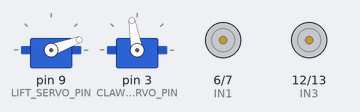
The sketch below on a simulated Arduino Uno, built with avr-gcc and run on an emulated ATmega328P. Shown: 2 × servo, motor-driver pin pairs drawn as motors (green arrow = first pin HIGH = forward, orange = second pin HIGH = backward, longer = more drive, scaled by the enable pin). What the sketch prints to the serial monitor is not drawn. At 14.5 s the program stops and its outputs stay as they are.

Above: at 0.1 s.
At 2.1 s:
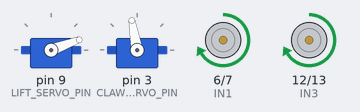
At 4.1 s:
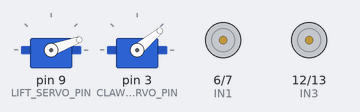
At 4.9 s:
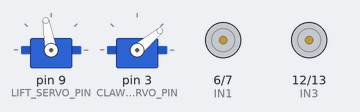
At 5.9 s:
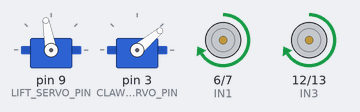
At 13.6 s:
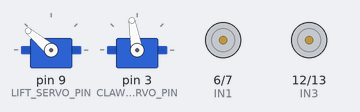
Timing chart, 0 to 15.1 s (numbered marks = the images above):
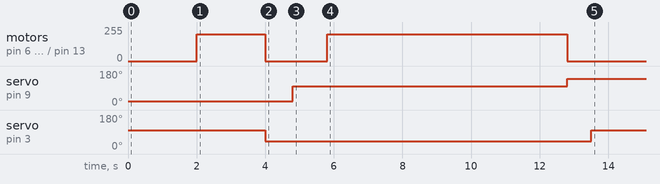

Measured:
- by itself, servo on pin 9 (LIFT_SERVO_PIN): 20° → 100° at 4.8 s, → 140° 8.0 s later
- by itself, servo on pin 3 (CLAW_SERVO_PIN): 100° → 40° at 4.0 s, → 100° 9.5 s later
- by itself, motor on pin 6 (IN1) / pin 7 (IN2), motor on pin 12 (IN3) / pin 13 (IN4): stopped → forward 200/255 at 2.0 s, → stopped 2.0 s later, → forward 200/255 1.8 s later, → stopped 7.0 s later

The sketch:

REMY.ino
```cpp
#include <Servo.h>

// ----- Motor pins (L298N) -----
const int IN1 = 6;
const int IN2 = 7;
const int IN3 = 12;
const int IN4 = 13;
const int ENA = 5;
const int ENB = 11;

// ----- Servo pins -----
const int LIFT_SERVO_PIN = 9;  // arm up/down
const int CLAW_SERVO_PIN = 3;  // grab/release

// ----- Distance timing (YOU MUST TUNE THESE) -----
const unsigned long TIME_1FT = 2000;   // ms to move 1 ft (adjust after testing)
const unsigned long TIME_6FT = 7000;   // ms to move 6 ft (adjust after testing)

// ----- Motor speed -----
const int DRIVE_SPEED = 200;   // 0–255

// ----- Servo objects -----
Servo liftServo;
Servo clawServo;

// ----- Servo angles (tune to match your arm) -----
const int LIFT_DOWN_ANGLE  = 20;   // arm lowest position
const int LIFT_UP_ANGLE    = 100;  // carry position
const int LIFT_DUMP_ANGLE  = 140;  // dump position (optional)

const int CLAW_OPEN_ANGLE   = 100; // open to pick/drop balls
const int CLAW_CLOSED_ANGLE = 40;  // closed to hold balls

// ---------- Motor helper functions ----------
void setMotors(int leftSpeed, int rightSpeed) {
  // leftSpeed, rightSpeed: -255..255 (negative = reverse)

  // Left motor (A): IN1, IN2, ENA
  if (leftSpeed > 0) {
    digitalWrite(IN1, HIGH);
    digitalWrite(IN2, LOW);
  } else if (leftSpeed < 0) {
    digitalWrite(IN1, HIGH);
    digitalWrite(IN2, LOW);
    leftSpeed = -leftSpeed;
  } else {
    digitalWrite(IN1, LOW);
    digitalWrite(IN2, LOW);
  }
  leftSpeed = constrain(leftSpeed, 0, 255);
  analogWrite(ENA, leftSpeed);

  // Right motor (B): IN3, IN4, ENB
  if (rightSpeed > 0) {
    digitalWrite(IN3, HIGH);
    digitalWrite(IN4, LOW);
  } else if (rightSpeed < 0) {
    digitalWrite(IN3, HIGH);
    digitalWrite(IN4, LOW);
    rightSpeed = -rightSpeed;
  } else {
    digitalWrite(IN3, LOW);
    digitalWrite(IN4, LOW);
  }
  rightSpeed = constrain(rightSpeed, 0, 255);
  analogWrite(ENB, rightSpeed);
}

void driveForward(int speed, unsigned long durationMs) {
  setMotors(speed, speed);
  delay(durationMs);
  setMotors(0, 0);
}

void stopMotors() {
  setMotors(0, 0);
}

// ---------- Setup ----------
void setup() {
  // Motor pins
  pinMode(IN1, OUTPUT);
  pinMode(IN2, OUTPUT);
  pinMode(IN3, OUTPUT);
  pinMode(IN4, OUTPUT);
  pinMode(ENA, OUTPUT);
  pinMode(ENB, OUTPUT);

  // Attach servos
  liftServo.attach(LIFT_SERVO_PIN);
  clawServo.attach(CLAW_SERVO_PIN);

  // Optional: Serial for debugging
  Serial.begin(9600);
  Serial.println("Robot ball-run starting...");

  // Initialize arm: arm down, claw open
  liftServo.write(LIFT_DOWN_ANGLE);
  clawServo.write(CLAW_OPEN_ANGLE);
  delay(1000);
}

// ---------- Main mission ----------
void loop() {
  // 1) Start with arm down & claw open (already done in setup, but repeat for safety)
  liftServo.write(LIFT_DOWN_ANGLE);
  clawServo.write(CLAW_OPEN_ANGLE);
  delay(1000);

  // 2) Drive 1 ft to reach balls
  driveForward(DRIVE_SPEED, TIME_1FT);

  // 3) Pick up balls: close claw
  clawServo.write(CLAW_CLOSED_ANGLE);
  delay(800);  // let claw close

  // 4) Lift arm up to carry position
  liftServo.write(LIFT_UP_ANGLE);
  delay(1000);

  // 5) Drive 6 ft to drop zone
  driveForward(DRIVE_SPEED, TIME_6FT);

  // 6) Drop balls: move arm to dump position & open claw
  liftServo.write(LIFT_DUMP_ANGLE);
  delay(700);
  clawServo.write(CLAW_OPEN_ANGLE);
  delay(1000);

  // 7) Stop forever (so it doesn't repeat)
  stopMotors();
  while (true) {
    // do nothing
  }
}
```
